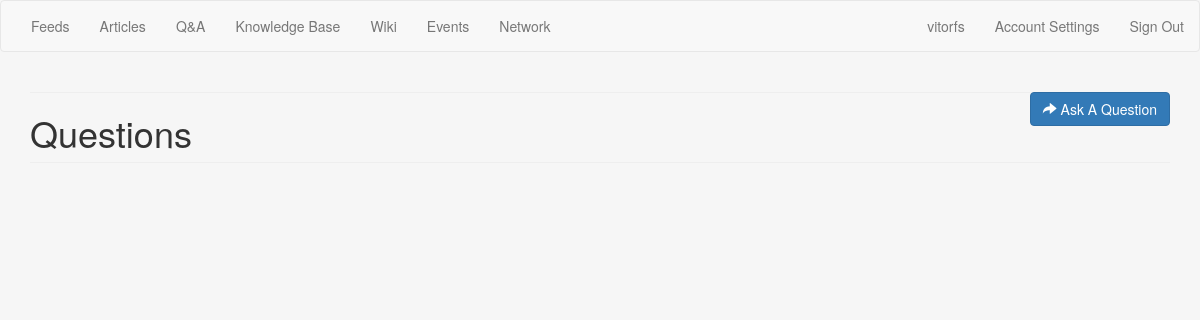
Page /questions/ on the earlier database version.
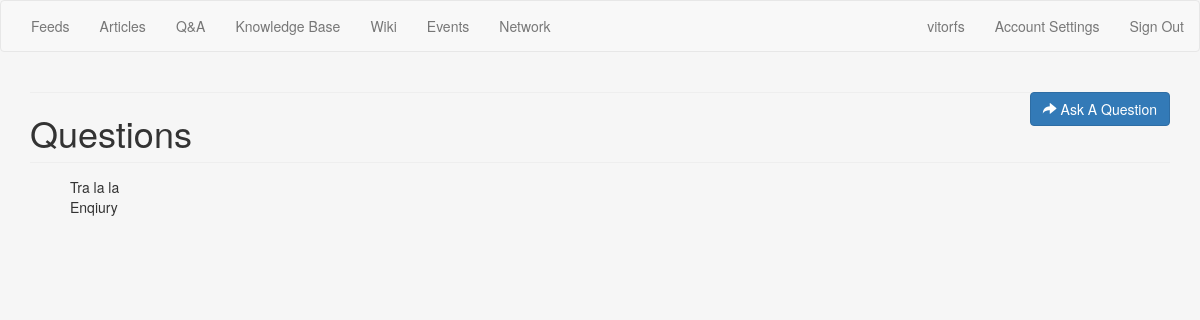
Same page on the later database version.
### questions/models.py (models this page shows, shortened)
class Question(models.Model):
	user = models.ForeignKey(User)
	title= models.CharField(max_length=2000)
	descritpion = models.TextField(max_length=2000)
	tags = models.CharField(max_length=255, null=True, blank=True)
	create_date = models.DateTimeField(auto_now_add=True)
	update_date = models.DateTimeField(auto_now_add=True)
	favorites = models.IntegerField(default=0)
	has_accepted_answer = models.BooleanField(default=False)
	class Meta:
		verbose_name = 'Question'
		verbose_name_plural = 'Questions'
		ordering = ('-update_date',)
	def __unicode__(self):
		return self.title

### questions/views.py (the view)
# urls.py: url(r'^questions/$', questions, name="questions"),
def questions(request):
	questions = Question.objects.all()
	context = {
		'questions': questions,
		'active': 'all'
	}
	return render(request, 'questions/questions.html', context)

### templates/questions/questions.html (shortened to what this page needs)
{% extends 'base.html' %}
{% block head %}
	<link href="../static/css/questions.css" rel="stylesheet">
{% endblock head %}
{% block main %}
	<div class="page-header">
		<a class="btn btn-primary pull-right" href="{% url 'ask' %}">
			<span class="glyphicon glyphicon-share-alt"></span>
			Ask A Question
		</a>
		<hr/>
		<h1>Questions</h1>
	</div>
	<ul class="questions">
		{% for question in questions %}
			{{ question }}</br>
		{% endfor %}
	</ul>
{% endblock main %}

Differences in the rows shown:
added Question: title "Tra la la"
added Question: title "Enqiury"
